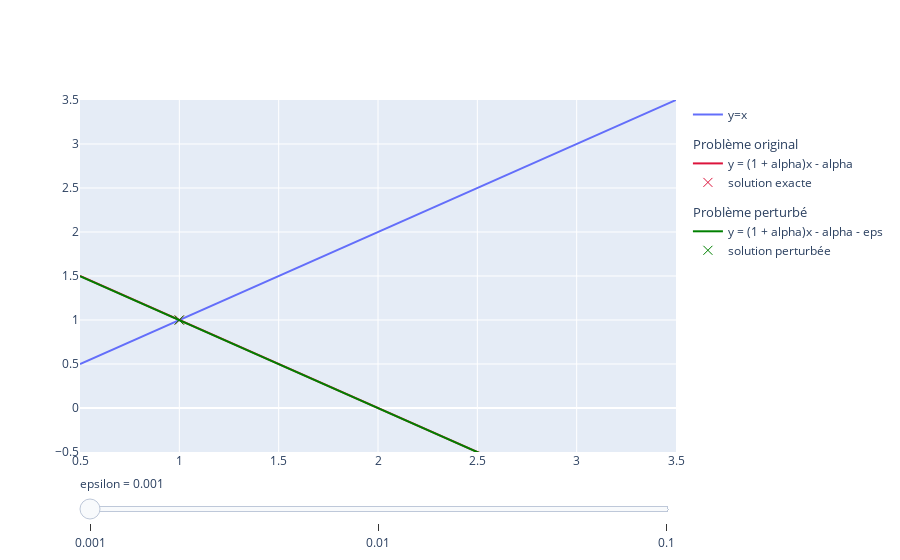

Notebook code for this chart:
### Markdown cell above
## Cas où $\alpha = -2$

### Code cell
x = np.linspace(0.5, 3.5, 100)

alpha = -2

y1 = x
y2 = (1+alpha)*x - alpha

fig = go.Figure(layout_yaxis_range=[-0.5,3.5])

fig.add_trace(go.Scatter(x=x, y=y1, name="y=x"))
fig.add_trace(go.Scatter(x=x, y=y2, name="y = (1 + alpha)x - alpha", marker = dict(color="crimson"),
                         legendgroup="group",  legendgrouptitle_text="Problème original"))
fig.add_trace(go.Scatter(x=[1], y=[1], name="solution exacte", mode='markers', legendgroup="group",
                         marker = dict(symbol='x-thin', size=9, line_color="crimson", line_width=1)))

epsilon = np.array([0.001, 0.01, 0.1])
for i, eps_i in enumerate(epsilon):
    y_i = (1+alpha)*x - alpha - eps_i
    fig.add_trace(go.Scatter(x=x, y=y_i, name="y = (1 + alpha)x - alpha - eps", marker = dict(color="green"),
                             legendgroup="group2",  legendgrouptitle_text="Problème perturbé", showlegend=False,
                             visible=False))
    
    fig.add_trace(go.Scatter(x=[1+eps_i/alpha], y=[1+eps_i/alpha], name="solution perturbée", mode='markers',
                         marker = dict(symbol='x-thin', size=9, line_color="green", line_width=1),
                         legendgroup="group2", showlegend=False, visible=False))
    
fig.data[3].visible = True
fig.data[3].showlegend = True
fig.data[4].visible = True
fig.data[4].showlegend = True

# Create and add slider
steps = []
for i, eps_i in enumerate(epsilon):
    step = dict(method="update", label = f"{eps_i}", 
                args=[{"visible": [(el==2*i+3 or el==2*i+4 or el==0 or el==1 or el==2) for el in range(len(fig.data))]}])
    fig.data[2*i+3].showlegend = True
    fig.data[2*i+4].showlegend = True
    steps.append(step)

sliders = [dict(currentvalue={'prefix': 'epsilon = '}, steps=steps)]

fig.update_layout(sliders=sliders)
fig.show()
